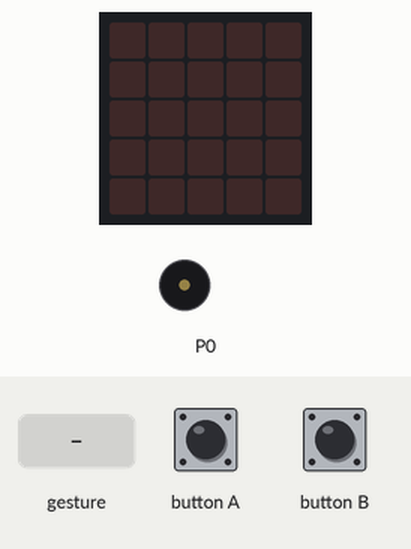
This program was run on a simulated BBC micro:bit (MakeCode). Parts: the board's 5×5 LED display, buzzer (waves = sounding). The test bench sets the inputs (shaded band). A tilt is held for 1.5 s and a shake lasts 1 s, then the board lies face up again.

Above: at 1.2 s.
1.3 s: gesture 'shake'
At 1.9 s:
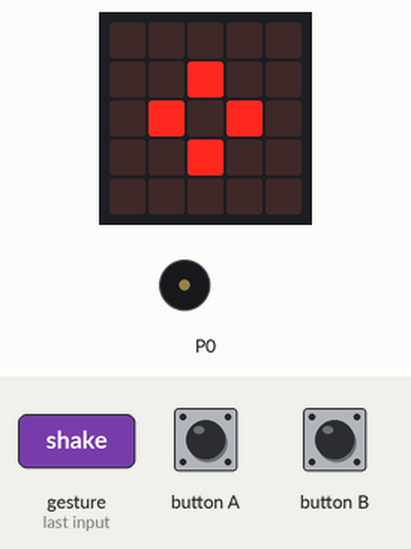
4.3 s: button B pressed for 0.15 s
At 5.4 s:
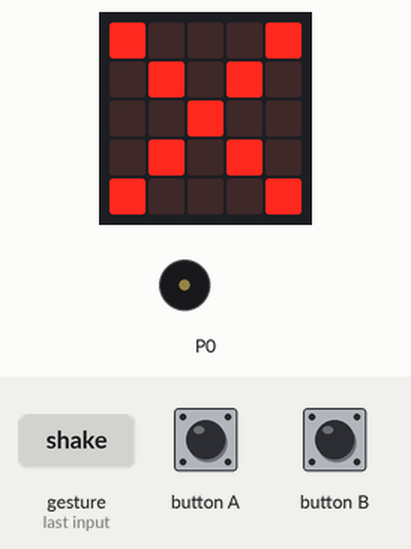
5.9 s: button A pressed for 0.15 s
At 6.4 s:
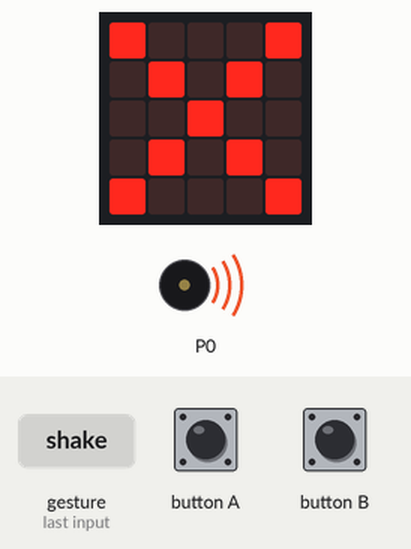
9.0 s: gesture 'shake'
At 10.8 s:
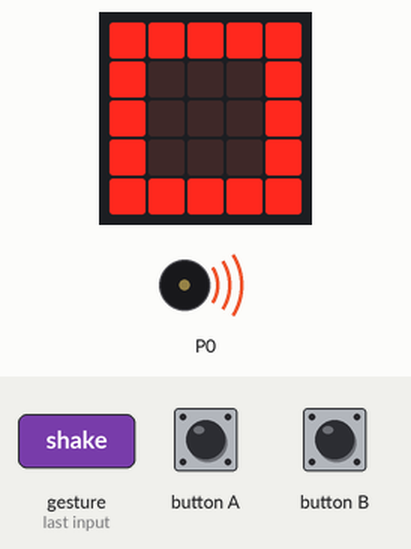
Timing chart, 0 to 13.0 s (numbered marks = the images above; inputs shaded):
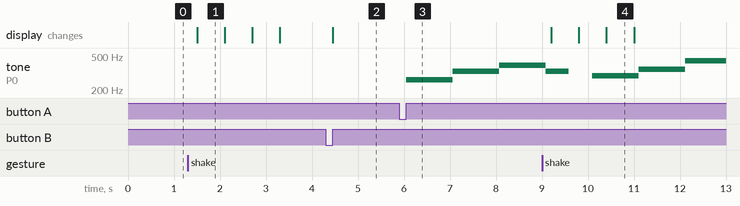

The program:

main.ts
```typescript
input.onButtonPressed(Button.A, function () {
    music.playMelody("C C E E G G E - ", 120)
    music.playMelody("D D F F A A F - ", 120)
    music.playMelody("E E G G B B G - ", 120)
    music.playMelody("F F A A C5 C5 A - ", 120)
    music.playMelody("C5 A F - B G E - ", 120)
    music.playMelody("A F D - G E C - ", 120)
})
input.onGesture(Gesture.Shake, function () {
    basic.showIcon(IconNames.SmallDiamond)
    basic.showIcon(IconNames.Diamond)
    basic.showIcon(IconNames.Square)
    basic.showLeds(`
        . . . . .
        . . . . .
        . . . . .
        . . . . .
        . . . . .
        `)
})
input.onButtonPressed(Button.B, function () {
    led.plot(0, 0)
    led.plot(1, 1)
    led.plot(2, 2)
    led.plot(3, 3)
    led.plot(4, 4)
    led.plot(0, 4)
    led.plot(1, 3)
    led.plot(2, 2)
    led.plot(3, 1)
    led.plot(4, 0)
})
```

test.ts
```typescript
// 在此处测试；当此软件包作为插件使用时，将不会编译此软件包。
```

Measured:
- after the input at 1.3 s, the display: changes after 0.20 s (image 1)
- after the input at 4.3 s, the display: changes after 0.15 s (image 2)
- after the input at 5.9 s, tone on P0: silent → 262 Hz after 0.15 s, → 330 Hz 1.0 s later, → 392 Hz 1.0 s later
- after the input at 9.0 s, the display: first changes after 0.20 s (image 4 shows a later state)
- what the display in image 1 shows lasts 0.6 s, from 1.5 s to 2.1 s
